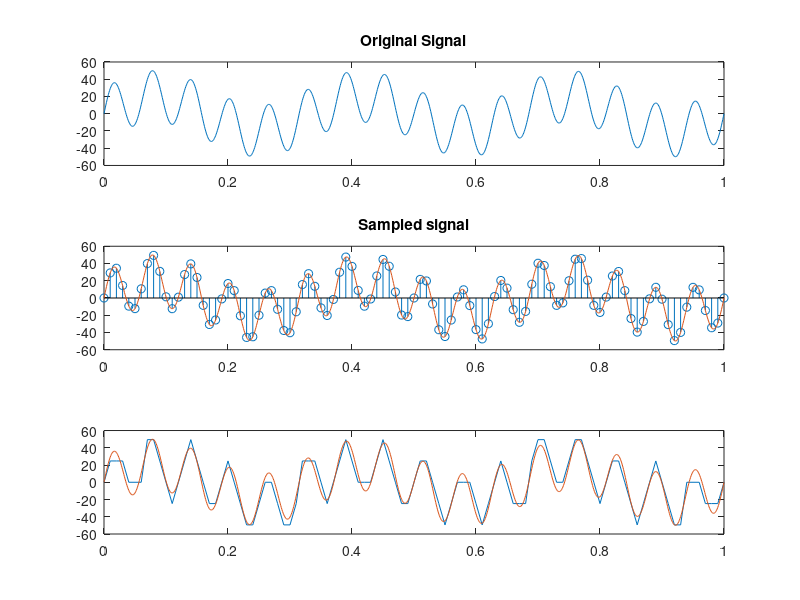

Source code (MATLAB):
clc;
close all;
clear all;

A = 20;
f = 3;
fs = 100;
t = 0:0.001:1;

x = A*sin(2*pi*f*t) + 30*sin(2*pi*16*t);
subplot(3,1,1)
plot(t, x), title('Original Signal');

%sampling:
n= 0: 1/fs:1;
xn = A*sin(2*pi*f*n)+ 30*sin(2*pi*16*n);
subplot(3,1,2)
stem(n, xn);
hold on
plot(t, x), title('Sampled signal');

%quantization
bits = 2;
qlevel = 2^bits;
xmin = min(xn);
xmax = max(xn);
scalingf = (xmax-xmin)/qlevel;
qsig = xn/scalingf;
qsig = round(qsig);
qsig = qsig * scalingf;

subplot(3,1,3)
plot(n, qsig)
hold on
plot(t, x);
